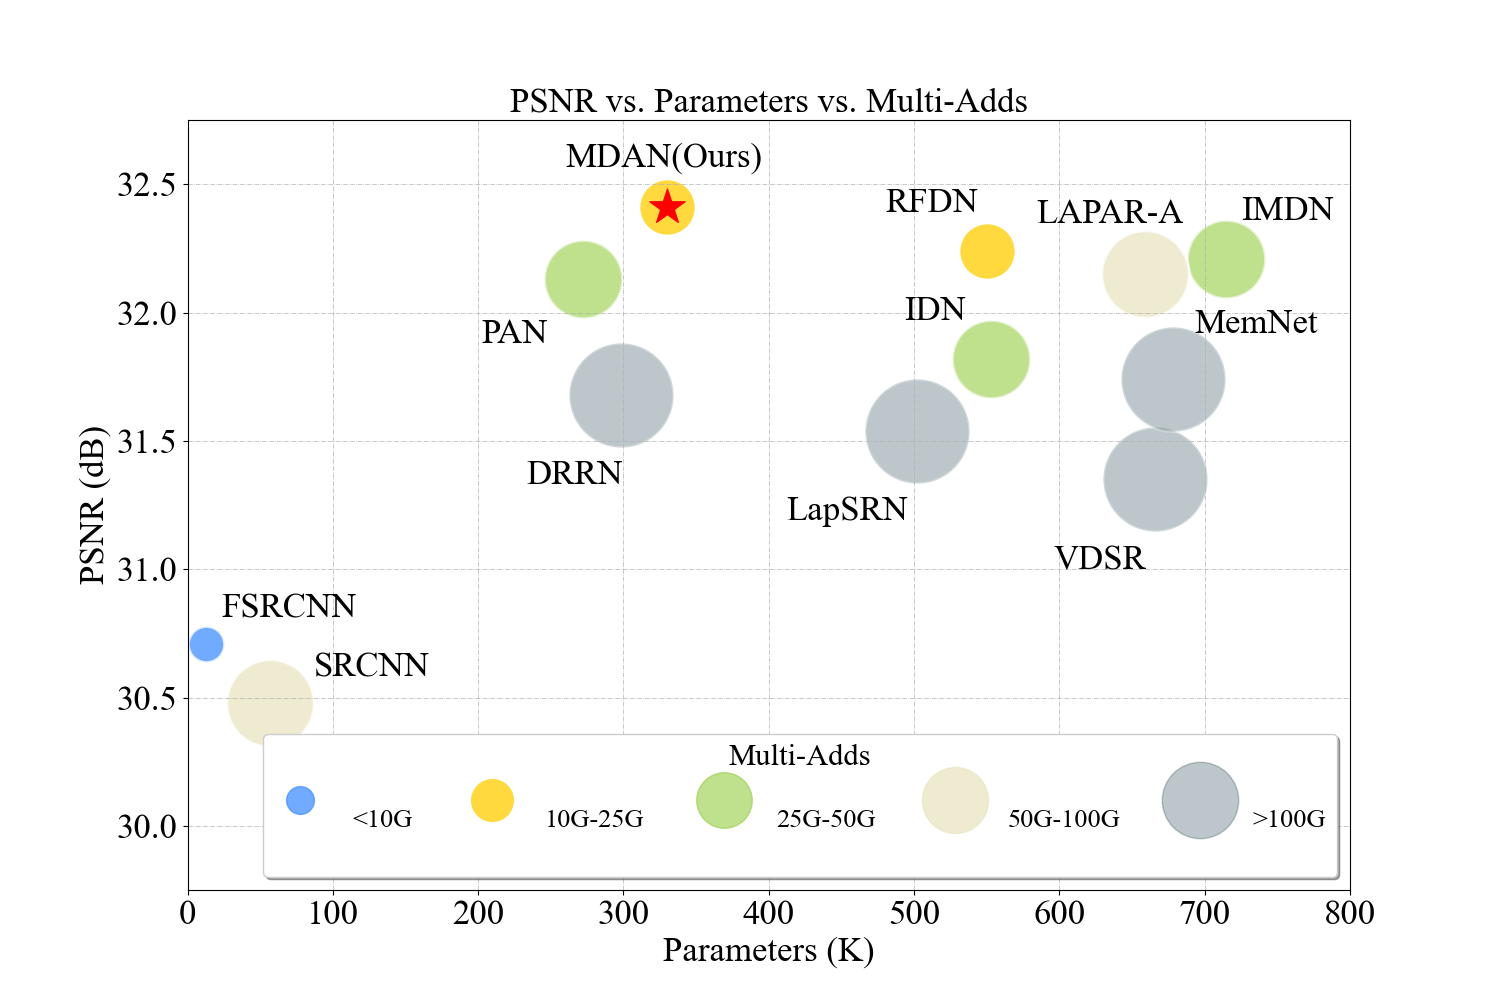

The Python source for this figure:
def main():
    import matplotlib.pyplot as plt
    plt.rcParams['font.family'] = 'Times New Roman'

    fig, ax = plt.subplots(figsize=(15, 10))
    radius = 9.5
    notation_size = 25
    '''0 - 10'''
    # BSRN-S, FSRCNN
    x = [13]
    y = [30.71]
    area = (30) * radius**2
    ax.scatter(x, y, s=area, alpha=0.8, marker='.', c='#4D96FF', edgecolors='white', linewidths=2.0)
    plt.annotate('FSRCNN', (13 + 10, 30.71 + 0.1), fontsize=notation_size)
    '''10 - 25'''
    # BSRN, RFDN
    x = [330, 550]
    y = [32.41, 32.24]
    area = (75) * radius**2
    ax.scatter(x, y, s=area, alpha=1.0, marker='.', c='#FFD93D', edgecolors='white', linewidths=2.0)
    plt.annotate('MDAN(Ours)', (330 - 70, 32.41 + 0.16), fontsize=notation_size)
    plt.annotate('RFDN', (550 - 70, 32.24 + 0.15), fontsize=notation_size)
    '''25 - 50'''
    # IDN, IMDN, PAN
    x = [553, 715, 272]
    y = [31.82, 32.21, 32.13]
    area = (140) * radius**2
    ax.scatter(x, y, s=area, alpha=0.6, marker='.', c='#95CD41', edgecolors='white', linewidths=2.0)
    plt.annotate('IDN', (553 - 60, 31.82 + 0.15), fontsize=notation_size)
    plt.annotate('IMDN', (715 + 10, 32.21 + 0.15), fontsize=notation_size)
    plt.annotate('PAN', (272 - 70, 32.13 - 0.25), fontsize=notation_size)
    '''50 - 100'''
    # SRCNN, CARN, LAPAR-A
    x = [57, 1592, 659]
    y = [30.48, 32.13, 32.15]
    area = 175 * radius**2
    ax.scatter(x, y, s=area, alpha=0.8, marker='.', c='#EAE7C6', edgecolors='white', linewidths=2.0)
    plt.annotate('SRCNN', (57 + 30, 30.48 + 0.1), fontsize=notation_size)
    plt.annotate('LAPAR-A', (659 - 75, 32.15 + 0.20), fontsize=notation_size)
    '''1M+'''
    # LapSRN, VDSR, DRRN, MemNet
    x = [502, 666, 298, 678]
    y = [31.54, 31.35, 31.68, 31.74]
    area = (250) * radius**2
    ax.scatter(x, y, s=area, alpha=0.3, marker='.', c='#264653', edgecolors='white', linewidths=2.0)
    plt.annotate('LapSRN', (502 - 90, 31.54 - 0.35), fontsize=notation_size)
    plt.annotate('VDSR', (666 - 70, 31.35 - 0.35), fontsize=notation_size)
    plt.annotate('DRRN', (298 - 65, 31.68 - 0.35), fontsize=notation_size)
    plt.annotate('MemNet', (678 + 15, 31.74 + 0.18), fontsize=notation_size)
    '''Ours marker'''
    x = [330]
    y = [32.41]
    ax.scatter(x, y, alpha=1.0, marker='*', c='r', s=700)

    plt.xlim(0, 800)
    plt.ylim(29.75, 32.75)
    plt.xlabel('Parameters (K)', fontsize=notation_size)
    plt.ylabel('PSNR (dB)', fontsize=notation_size)
    plt.title('PSNR vs. Parameters vs. Multi-Adds', fontsize=notation_size)

    h = [
        plt.plot([], [], color=c, marker='.', ms=i, alpha=a, ls='')[0] for i, c, a in zip(
            [40, 60, 80, 95, 110], ['#4D96FF', '#FFD93D', '#95CD41', '#EAE7C6', '#264653'], [0.8, 1.0, 0.6, 0.8, 0.3])
    ]
    ax.legend(
        labelspacing=0.1,
        handles=h,
        handletextpad=1.0,
        markerscale=1.0,
        fontsize=notation_size-6,
        title='Multi-Adds',
        title_fontsize=notation_size-3,
        labels=['<10G', '10G-25G', '25G-50G', '50G-100G', '>100G'],
        scatteryoffsets=[0.0],
        loc='lower right',
        ncol=5,
        shadow=True,
        handleheight=5)

    for size in ax.get_xticklabels():  # Set fontsize for x-axis
        size.set_fontsize(notation_size)
    for size in ax.get_yticklabels():  # Set fontsize for y-axis
        size.set_fontsize(notation_size)

    ax.grid(b=True, linestyle='-.', linewidth=0.5)
    plt.show()

    fig.savefig('MDAN_complexity.png')


if __name__ == '__main__':
    main()
